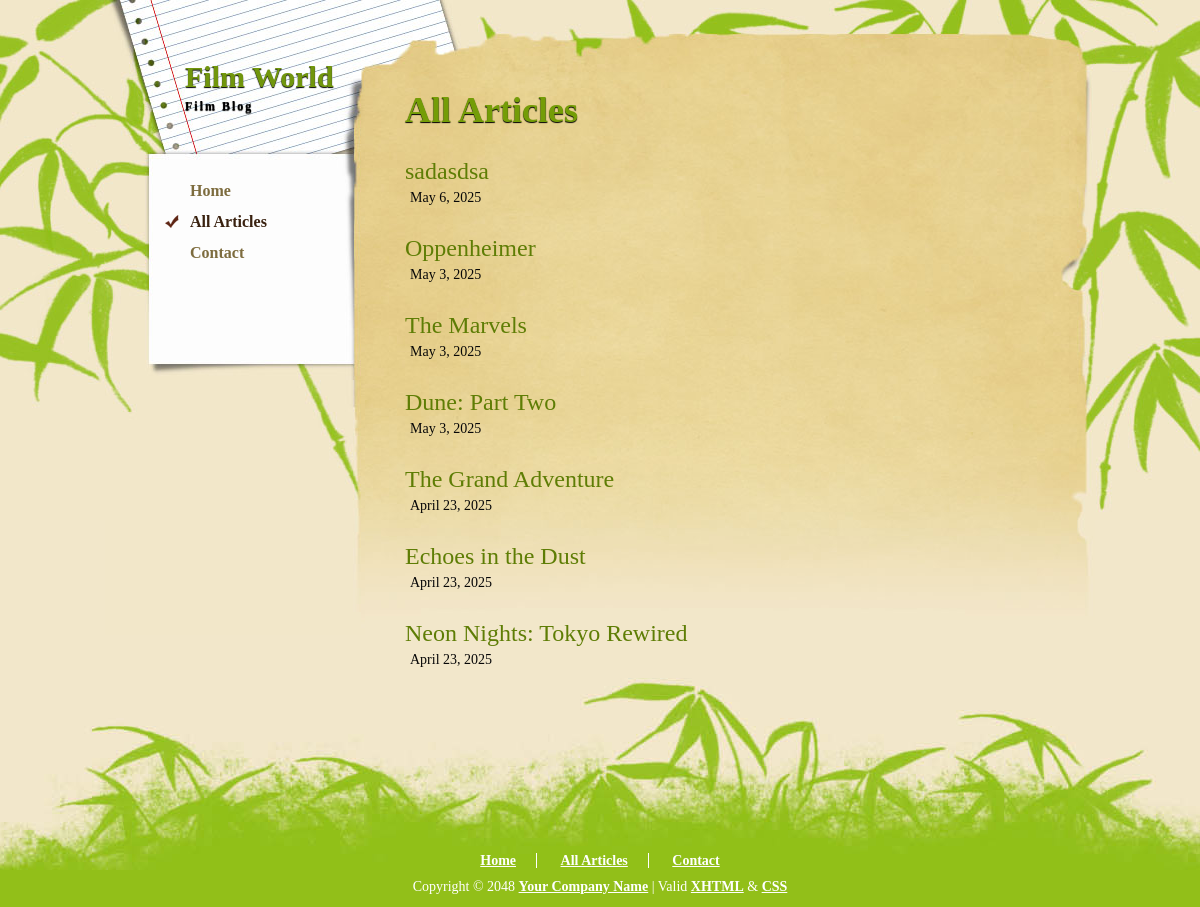
Page /all_pages.php on the committed database.
### tables this page shows
CREATE TABLE `articles` (
  `id` int NOT NULL,
  `title` varchar(255) NOT NULL,
  `content` text NOT NULL,
  `created_at` datetime DEFAULT CURRENT_TIMESTAMP,
  `rating` int DEFAULT '0'
);

### _inc/classes/Database.php (called while the page is built)
<?php
    class Database{
        private $host = 'localhost';
        private $db = 'filmblog_db';
        private $user = 'root';
        private $pass = '';
        private $charset = 'utf8';
        private $pdo;
        public function __construct(){
            $dsn = "mysql:host={$this->host};dbname={$this->db};charset={$this->charset}";
            try{
                $this->pdo = new PDO($dsn, $this->user, $this->pass);
                $this->pdo->setAttribute(PDO::ATTR_ERRMODE, PDO::ERRMODE_EXCEPTION);
            } catch (PDOException $e){
                die('Connection failed: '.$e->getMessage());
            }
        }
        public function getConnection(){
            return $this->pdo;
    }
}
?>

### _inc/classes/Auth.php (called while the page is built, shortened)
<?php
class Auth {
    public function __construct(){
        $db = new Database();
    }
    public function isAdminLoggedIn(){
        return isset($_SESSION['username']);
    }
}
?>

### _inc/classes/AllPages.php (called while the page is built)
<?php
class AllPages{
    private $pdo;
    public function __construct(PDO $pdo){
        $this->pdo = $pdo;
    }
    public function getAllArticles(){
        $stmt = $this->pdo->query("SELECT id, title, created_at FROM articles ORDER BY created_at DESC");
        return $stmt->fetchAll(PDO::FETCH_ASSOC);
    }
}
?>

### all_pages.php (the view)
<?php
    include('_inc/partials/head.php');
    $db = new Database();
    $pdo = $db->getConnection();
    $allPages = new AllPages($pdo);
    $articles = $allPages->getAllArticles();
?>
<body>
<div id="templatemo_wrapper">
    <div id="templatemo_left_column">
        <?php include('_inc/partials/header.php'); ?>
        <div id="templatemo_sidebar"></div>
    </div>
    <div id="templatemo_content">
        <h1>All Articles</h1>
        <div class="all_articles_list">
            <?php foreach ($articles as $article): ?>
                <div class="article_list_item">
                    <h2>
                        <a href="article.php?id=<?= $article['id'] ?>">
                            <?= htmlspecialchars($article['title']) ?>
                        </a>
                    </h2>
                    <p class="article_date">
                        <?= date('F j, Y', strtotime($article['created_at'])) ?>
                    </p>
                </div>
            <?php endforeach; ?>
        </div>
    </div>
</div>
<?php include('_inc/partials/footer.php'); ?>
</body>
</html>

### _inc/partials/head.php (shortened to what this page needs)
<?php
    $auth = new Auth();
?>
<!DOCTYPE html PUBLIC "-//W3C//DTD XHTML 1.0 Transitional//EN" "http://www.w3.org/TR/xhtml1/DTD/xhtml1-transitional.dtd">
<html xmlns="http://www.w3.org/1999/xhtml">
<head>
<?php if($auth->isAdminLoggedIn()): ?>
    <link rel="stylesheet" href="css/admin_style.css">
<?php else: ?>
    <link rel="stylesheet" href="css/templatemo_style.css">
<?php endif; ?>
<link href="css/jquery.ennui.contentslider.css" rel="stylesheet" type="text/css" media="screen,projection" />
</head>

### _inc/partials/header.php
<?php
$currentPage = basename($_SERVER['PHP_SELF']);
?>
<header>
        <div id="site_title">
            <h1><a href="index.php">Film World<span>Film Blog</span></a></h1>
        </div>
        <nav id="templatemo_menu">
    <ul>
        <li><a href="index.php" class="<?= $currentPage === 'index.php' ? 'current' : ''?>">Home</a></li>
        <li><a href="all_pages.php" class="<?= $currentPage === 'all_pages.php' ? 'current' : ''?>">All Articles</a></li>
        <li><a href="contact.php" class="<?= $currentPage === 'contact.php' ? 'current' : ''?>">Contact</a></li>
    </ul>
</nav>
</header>

### _inc/partials/footer.php
<div id="templatemo_footer_wrapper">
 <div id="templatemo_footer">
    <ul class="footer_menu">
        <li><a href="index.php">Home</a></li>
        <li><a href="all_pages.php">All Articles</a></li>
        <li class="last_menu"><a href="contact.php">Contact</a></li>
    </ul>
    Copyright © 2048 <a href="#">Your Company Name</a> | Valid <a href="http://validator.w3.org/check?uri=referer">XHTML</a> &amp; <a href="http://jigsaw.w3.org/css-validator/check/referer">CSS</a>
</div>

### css/templatemo_style.css (style rules this page uses)
body { margin: 0; padding: 0; line-height: 1.5em; font-family: "Times New Roman", Times, serif; font-size: 14px; color: #000000; background: #f2e7ca url(../images/templatemo_body.jpg) top center no-repeat; }
h1, h2, h3, h4, h5, h6 { margin: 0; padding: 0; }
a:link, a:visited { color: #5e7d05; text-decoration: none; font-weight: normal; }
p { margin: 0px; padding: 0px; }
#templatemo_wrapper { width: 990px; margin: 0 auto; }
#templatemo_left_column { float: left; width: 260px; }
#templatemo_left_column #site_title { width: 180px; height: 100px; padding-top: 60px; padding-left: 80px; background: url(../images/templatmeo_site_title.jpg) no-repeat; }
#templatemo_left_column #site_title h1 { margin: 0; padding: 0; }
#templatemo_left_column #site_title h1 a { margin: 0px; padding: 0px; font-size: 30px; color: #71960c; font-weight: bold; text-decoration: none; line-height: normal; text-shadow: #000 0px 1px 1px; }
#templatemo_left_column #site_title h1 a span { display: block; margin-top: 5px; font-size: 12px; color: #000000; font-weight: bold; letter-spacing: 2px; }
#templatemo_menu { width: 220px; height: 220px; padding-left: 40px; margin: 0 auto; background: url(../images/templatemo_menu.jpg) no-repeat ; }
#templatemo_menu ul { margin: 0; padding: 20px 0 0 20px; list-style: none; }
#templatemo_menu ul li { padding: 0px; margin: 0px; }
#templatemo_menu ul li a { display: block; font-size: 16px; margin-bottom: 10px; padding-left: 25px; text-decoration: none; color: #7d6c3e; font-weight: bold; outline: none; }
#templatemo_menu li a:hover, #templatemo_menu li .current { color: #39210f; background: url(../images/templatemo_menu_hover.png) center left no-repeat; }
#templatemo_sidebar { min-height: 255px; padding: 30px 30px 0 50px; background: url(../images/templatemo_sitebar.jpg) no-repeat top; }
#templatemo_content { float: right; width: 630px; padding: 100px 60px 0 40px; background: url(../images/templatemo_content.jpg) top no-repeat; }
#templatemo_footer_wrapper { clear: both; width: 100%; background: #92bf19 url(../images/templatemo_footer.jpg) top center no-repeat; }
#templatemo_footer { clear: both; width: 970px; padding: 180px 0 10px; margin: 0 auto; color: #fff; text-align: center; }
#templatemo_footer a { font-weight: bold; color: #fff; text-decoration: underline; }
#templatemo_footer .footer_menu { margin: 0 0 5px 0; padding: 0px; list-style: none; }
.footer_menu li { margin: 0px; padding: 0 20px; display: inline; border-right: 1px solid #fff; }
.footer_menu .last_menu { border: none; }
#templatemo_content h1 { font-size: 36px; color: #749d07; margin-bottom: 40px; text-shadow: #000 0px 1px 1px; }
.all_articles_list { display: flex; flex-direction: column; gap: 30px; }
.article_list_item h2 { font-size: 24px; color: #000000; margin-bottom: 5px; }
.article_list_item .article_date { font-size: 14px; color: #070707; margin-left: 5px; }

### rows in the picture
articles: title "sadasdsa", created_at "May 6, 2025"
articles: title "Oppenheimer", created_at "May 3, 2025"
articles: title "The Marvels", created_at "May 3, 2025"
articles: title "Dune: Part Two", created_at "May 3, 2025"
articles: title "The Grand Adventure", created_at "April 23, 2025"
articles: title "Echoes in the Dust", created_at "April 23, 2025"
articles: title "Neon Nights: Tokyo Rewired", created_at "April 23, 2025"
